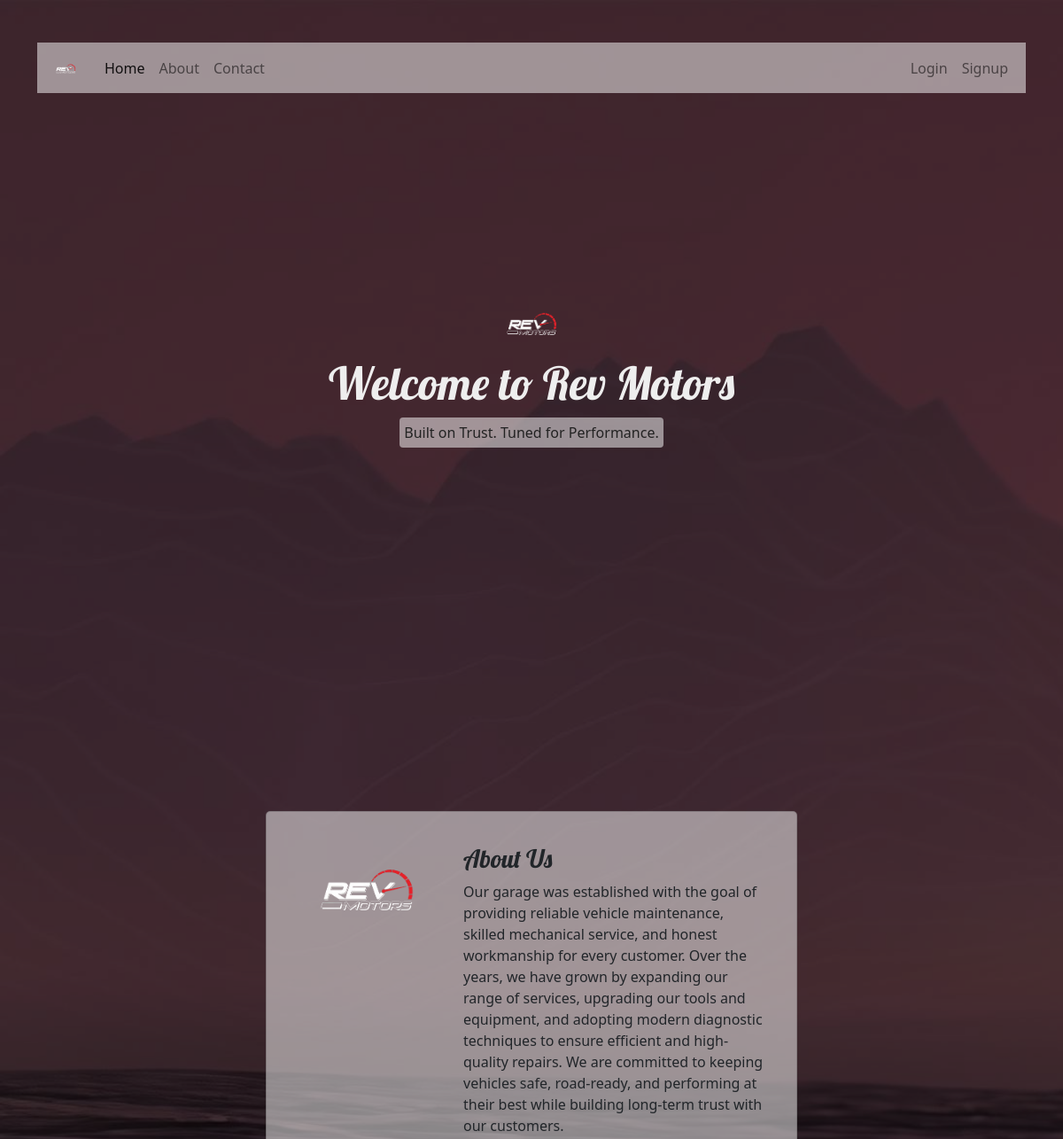
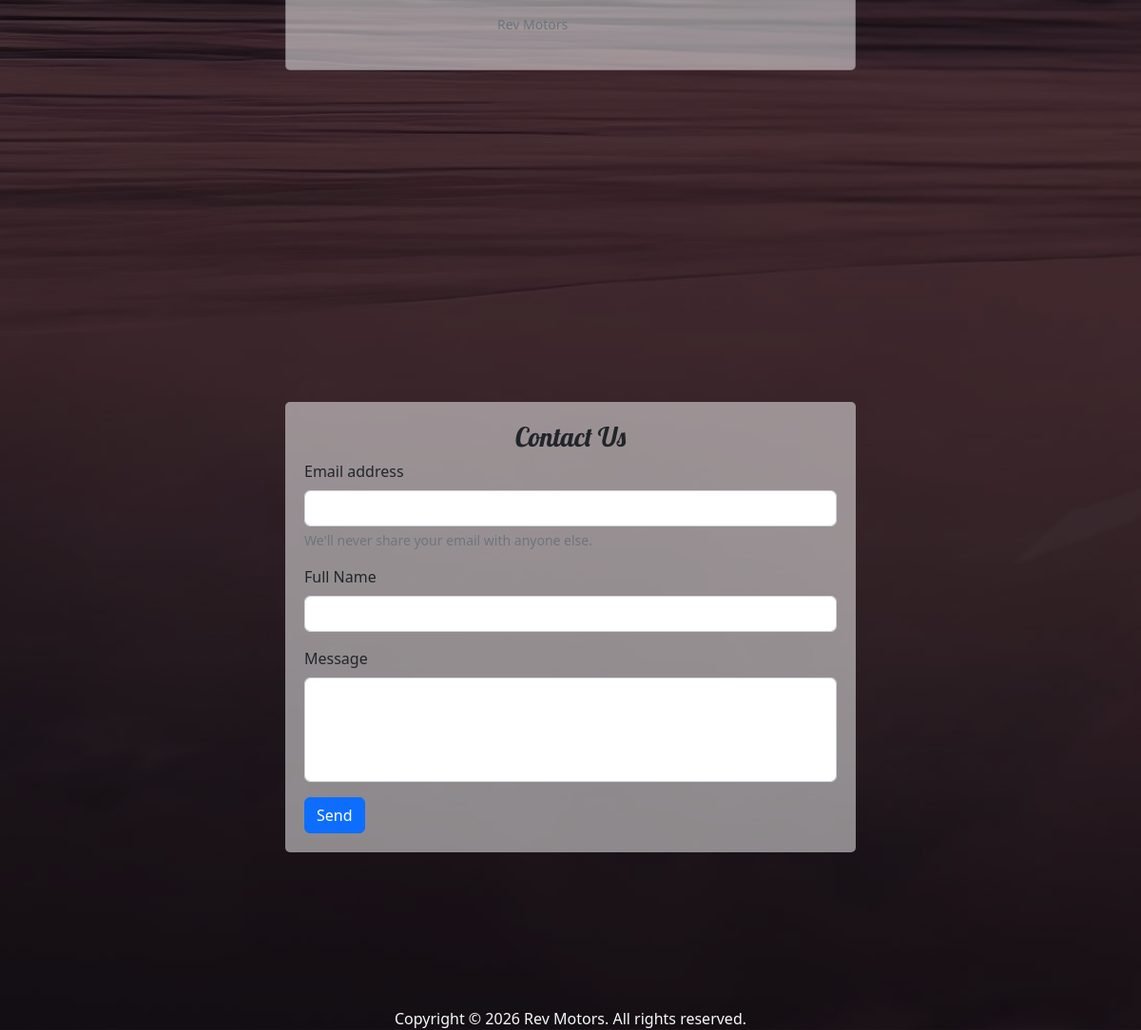
The page / on the database its author committed (2 pictures, top to bottom).
### tables this page shows
CREATE TABLE `setting` (
  `id` int(11) NOT NULL,
  `garage_name` varchar(127) NOT NULL,
  `slogan` varchar(255) DEFAULT NULL,
  `about` text DEFAULT NULL,
  `current_year` int(4) DEFAULT NULL
);

### data/setting.php (called while the page is built)
<?php
function getSetting($conn){
   $sql = "SELECT * FROM setting";
   $stmt = $conn->prepare($sql);
   $stmt->execute();
   if ($stmt->rowCount() == 1) {
     $settings = $stmt->fetch();
     return $settings;
   }else {
    return 0;
   }
}

### index.php (the view, shortened to what this page needs)
<?php
include "DB_connection.php";
include "data/setting.php";
$setting = getSetting($conn);
if ($setting != 0)
{
    ?>
    <!DOCTYPE html>
    <html lang="en">
    <head>
        <link rel="stylesheet" href="https://cdn.jsdelivr.net/npm/bootstrap@5.2.0/dist/css/bootstrap.min.css">
        <link rel="stylesheet" href="css/style.css">
    </head>
    <body class="body-home">
        <div class="black-fill"><br /> <br />
            <div class="container">
            <nav class="navbar navbar-expand-lg bg-light" id="homeNav">
              <div class="container-fluid">
                <a class="navbar-brand" href="#">
                    <img src="logo.png" width="40">
                </a>
                <div class="collapse navbar-collapse" id="navbarSupportedContent">
                  <ul class="navbar-nav me-auto mb-2 mb-lg-0">
                    <li class="nav-item">
                      <a class="nav-link active" aria-current="page" href="#">Home</a>
                    </li>
                    <li class="nav-item">
                      <a class="nav-link" href="#about">About</a>
                    </li>
                    <li class="nav-item">
                      <a class="nav-link" href="#contact">Contact</a>
                    </li>
                  </ul>
                  <ul class="navbar-nav me-right mb-2 mb-lg-0">
                    <li class="nav-item">
                      <a class="nav-link" href="login.php">Login</a>
                    </li>
                    <li class="nav-item">
                      <a class="nav-link" href="signup.php">Signup</a>
                    </li>
                  </ul>
              </div>
                </div>
            </nav>
            <section class="welcome-text d-flex justify-content-center align-items-center flex-column">
                <img src="logo.png" >
                <h4>Welcome to <?=$setting['garage_name']?></h4>
                <p><?=$setting['slogan']?></p>
            </section>
            <section id="about" class="d-flex justify-content-center align-items-center flex-column">
                <div class="card mb-3 card-1">
                  <div class="row g-0">
                    <div class="col-md-4">
                      <img src="logo.png" class="img-fluid rounded-start" >
                    </div>
                    <div class="col-md-8">
                      <div class="card-body">
                        <h5 class="card-title">About Us</h5>
                        <p class="card-text"><?=$setting['about']?></p>
                        <p class="card-text"><small class="text-muted"><?=$setting['garage_name']?></small></p>
                      </div>
                    </div>
                  </div>
                </div>
            </section>
            <section id="contact" class="d-flex justify-content-center align-items-center flex-column">
                <form method="post" action="req/contact.php">
                    <h3>Contact Us</h3>
                  <div class="mb-3">
                    <label for="exampleInputEmail1" class="form-label">Email address</label>
                    <input type="email" class="form-control" id="exampleInputEmail1" name="email" aria-describedby="emailHelp">
                    <div id="emailHelp" class="form-text">We'll never share your email with anyone else.</div>
                  </div>
                  <div class="mb-3">
                    <label class="form-label">Full Name</label>
                    <input type="text" name="full_name" class="form-control">
                  </div>
                  <div class="mb-3">
                    <label class="form-label">Message</label>
                    <textarea class="form-control" name="message" rows="4"></textarea>
                  </div>
                  <button type="submit" class="btn btn-primary">Send</button>
                </form>
            </section>
            <div class="text-center text-light">
                Copyright &copy; <?=$setting['current_year']?> <?=$setting['garage_name']?>. All rights reserved.
            </div>
            </div>
        </div>
    </body>
    </html>
    <?php
} else {
    header("Location: login.php");
    exit;
}
?>

### css/style.css (style rules this page uses)
.body-home, .body-login { background: url(../img/bg.jpg); background-size: cover; background-attachment: fixed; }
.black-fill { background: rgba(0,0,0, 0.7); min-height: 100vh; }
#homeNav { background: rgba(255,255,255, 0.5) !important; }
.welcome-text { min-height: 80vh; }
.welcome-text img { width: 100px; }
.welcome-text h4 { color: #eee; font-size: 51px; font-family: 'Lobster', cursive; }
.welcome-text p { color: #222; background: rgba(255,255,255, 0.5); padding: 5px; border-radius: 4px; }
#about { min-height: 100vh; }
#about .card-1 { max-width: 600px; width: 90%; background: rgba(255,255,255, 0.5); padding: 20px; border-radius: 5px; }
#about .card-1 h5 { font-family: 'Lobster', cursive; font-size: 28px; }
#contact { min-height: 100vh; }
#contact form { max-width: 600px; width: 90%; background: rgba(255,255,255, 0.5); padding: 20px; border-radius: 5px; }
#contact form h3 { text-align: center; font-family: 'Lobster', cursive; }
textarea { resize: none; }

### rows shown on the page
setting: garage_name "Rev Motors", slogan "Built on Trust. Tuned for Performance.", about "Our garage was established with the goal of providing reliable vehicle maintenance, skilled mechanical service, and honest workmanship for every customer. Over the years, we have grown by expanding our range of services, upgrading our tools and equipment, and adopting modern diagnostic techniques to ensure efficient and high-quality repairs. We are committed to keeping vehicles safe, road-ready, and performing at their best while building long-term trust with our customers.", current_year "2026"
